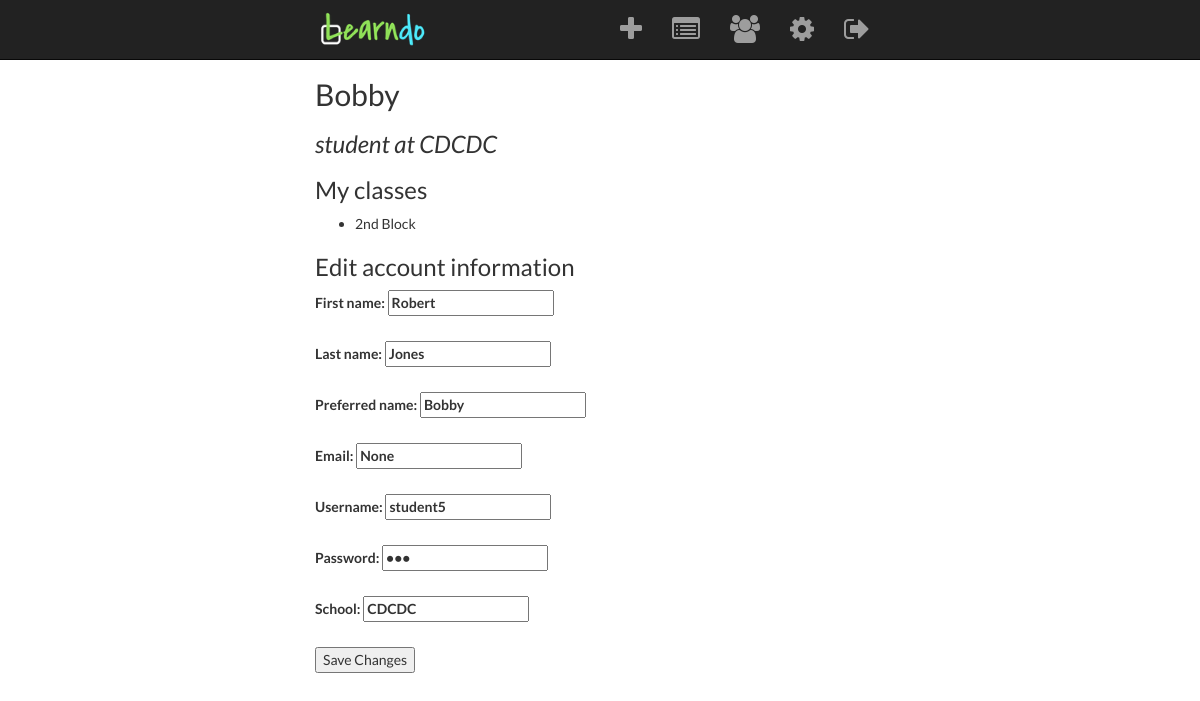
Screenshot of /profile/6 (signed in) with the database file from the repository.
### model.py (models this page shows, shortened)
class User(db.Model):
    __tablename__ = "users"
    user_id = db.Column(db.Integer, autoincrement=True, primary_key=True)
    is_teacher = db.Column(db.Boolean, nullable=False)
    username = db.Column(db.Integer, nullable=False, unique=True)
    password = db.Column(db.String(16), nullable=False)
    email = db.Column(db.String(64), nullable=True)
    first_name = db.Column(db.String(32), nullable=False)
    last_name = db.Column(db.String(32), nullable=True)
    display_name = db.Column(db.String(32), nullable=True)
    school = db.Column(db.String(64), nullable=True)
    classes = db.relationship("Class",
                             secondary='usersclasses',
                             backref="users")
    tasks = db.relationship('Task', backref='user')
    assignments = db.relationship('Assignment', backref='user')

class Class(db.Model):
    __tablename__ = "classes"
    class_id = db.Column(db.Integer, autoincrement=True, primary_key=True)
    class_name = db.Column(db.String(64), nullable=False)

### server.py (the view)
@app.route('/profile/<int:user_id>')
def load_profile(user_id):
    user = User.query.get(user_id)
    if user.is_teacher:
        acct_type = 'teacher'
    else:
        acct_type = 'student'
    my_classes = []
    for each_class in user.classes:
        my_classes.append(each_class.class_name)
    if access_profile(user_id) == True:
        return render_template("profile.html", user=user, my_classes=my_classes, acct_type=acct_type)
    else:
        flash("You do not have access to that page.")
        return redirect("/")

### helper.py (called while the page is built)
def list_teachers(student_id):
    student = User.query.get(student_id)
    teachers = []
    if student.is_teacher == 0:
        for each_class in student.classes:
            for user in each_class.users:
                if user.is_teacher == 1:
                    teachers.append(user.user_id)
    return teachers

def access_profile(user_id):
    user = User.query.get(user_id)
    teachers = list_teachers(user_id)
    if session['user_id'] == user_id:
        return True
    else:
        for teacher_id in teachers:
            if session['user_id'] == teacher_id:
                return True
            else:
                return False

### templates/profile.html (shortened to what this page needs)
{% extends 'base.html' %}
{% block content %}
<h2>{{ user.display_name }}</h2>
<h3><i>{{ acct_type }} at {{ user.school }}</i></h3>
<h3>My classes</h3>
    <ul>
    {% for class in my_classes %}
        <li>{{ class }}</li>
    {% endfor %}
    </ul>
<h3>Edit account information</h3>
<form action="/edit_profile" method="POST">
    <div>
        <label>
            First name:
            <input type="text" name="first" value="{{ user.first_name }}" required>
        </label><br><br>
    </div>
    <div>
        <label>
            Last name:
            <input type="text" name="last" value="{{ user.last_name }}" required>
        </label><br><br>
    </div>
    <div>
        <label>
            Preferred name:
            <input type="text" name="preferred" value="{{ user.display_name }}" >
        </label><br><br>
    </div>
    <div>
        <label>
            Email:
            <input type="text" name="email" value="{{ user.email }}">
        </label><br><br>
    </div>
    <div>
        <label>
            Username:
            <input type="text" name="username" value="{{ user.username}}" required>
        </label><br><br>
    </div>
    <div>
        <label>
            Password:
            <input type="password" name="password" value="{{ user.password }}" required>
        </label><br><br>
    </div>
    <div>
        <label>
            School:
            <input type="text" name="school" value="{{ user.school }}" required>
        </label><br><br>
    </div>
    <div>
        <input type="submit" value="Save Changes">
    </div>
</form>
{% endblock %}

### templates/base.html (style rules this page uses)
body { font-family: "Lato", "Verdana", sans-serif; margin-top: 58px; }

### rows the page displays
User: display_name "Bobby", school "CDCDC", first "Robert", last "Jones", preferred "Bobby", email "None", username "student5"
Class: class_name "2nd Block"

### other values shown
{{ acct_type }} "student"
